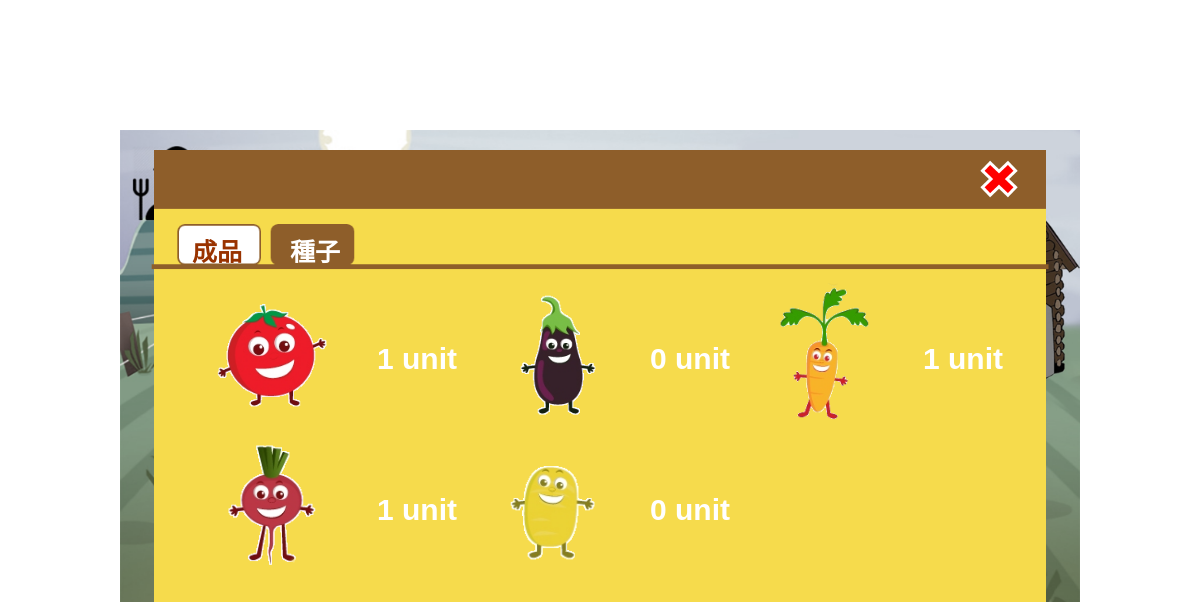
Page /2_warehouse_seed.php (signed in) on the earlier database version.
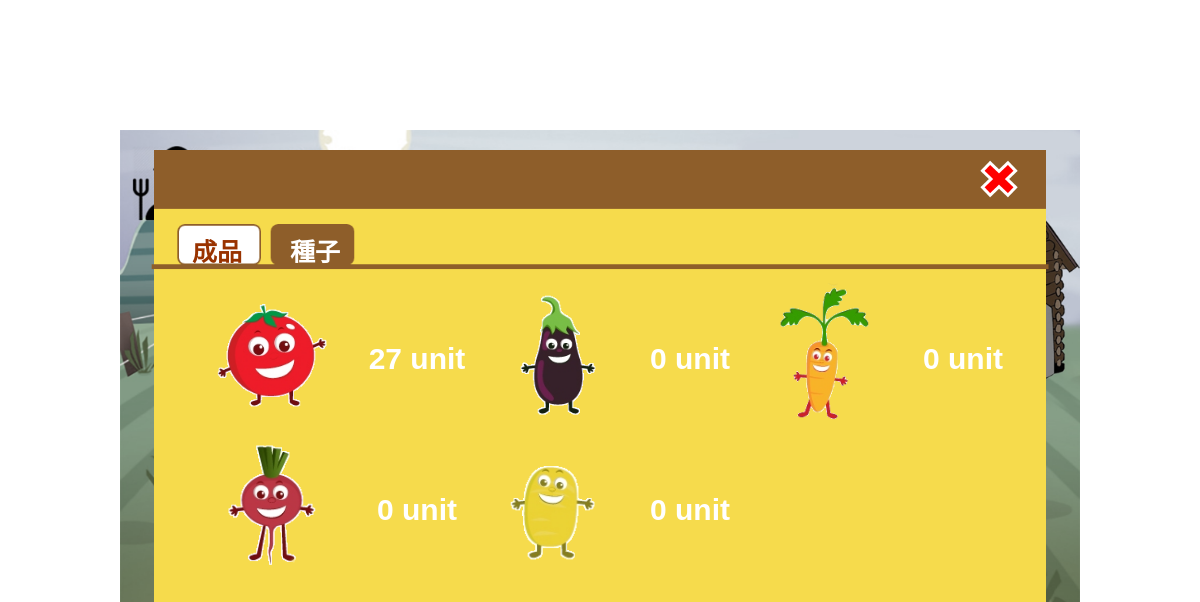
Same page on the later database version.
### tables this page shows
CREATE TABLE IF NOT EXISTS `warehouse` (
  `uid` varchar(15) NOT NULL,
  `sid` varchar(15) NOT NULL,
  `scount` int(11) NOT NULL,
  `pid` varchar(15) NOT NULL,
  `pcount` int(11) NOT NULL,
  `id` int(11) NOT NULL
);

### 2_warehouse_seed.php (the view, shortened to what this page needs)
<?php
include"config.php";
$id=$_SESSION['uid'];
?>
<!DOCTYPE html>
<html>
<head>
</head>
<body>
<div id="frame">
<a href="1_main.php"><img id="cancel" src="img\cancel.png" /></a>
<a href="2_warehouse.php"><p id="product">成品</p></a>
<a href="2_warehouse_seed.php"><p id="seed">種子</p></a>
<table id='list1' >
<tr><td><img src='img\tomato.png' width='115' height='110'></td>
<?php
	$sql = "select * from warehouse where uid ='$id' and pid = 'tomato' ;";
    $results=mysqli_query($conn,$sql);
	while (	$rs=mysqli_fetch_array($results)) {
		echo "<td width = 170px>",$rs['scount'] ," unit</td>" ;
	}
?>
<td><img src='img\eggplant.png' width='95' height='95'></td>
<?php
	$sql = "select * from warehouse where uid ='$id'and pid = 'eggplant' ;";
    $results=mysqli_query($conn,$sql);
	while (	$rs=mysqli_fetch_array($results)) {
		echo "<td width = 170px>",$rs['scount'] ," unit</td>" ;
	}
?>
<td><img src='img\carrot.png' width='95' height='95'></td>
<?php
	$sql = "select * from warehouse where uid ='$id' and pid = 'carrot' ;";
    $results=mysqli_query($conn,$sql);
	while (	$rs=mysqli_fetch_array($results)) {
		echo "<td width = 170px>",$rs['scount'] ," unit</td>" ;
	}
?>
<tr><td><img src='img\beetroot.png' width='95' height='95'></td>
<?php
	$sql = "select * from warehouse where uid ='$id' and pid = 'beetroot' ;";
    $results=mysqli_query($conn,$sql);
	while (	$rs=mysqli_fetch_array($results)) {
		echo "<td width = 170px>",$rs['scount'] ," unit</td>" ;
	}
?>
<td><img src='img\yellowbean.png' width='95' height='95'></td>
<?php
	$sql = "select * from warehouse where uid ='$id' and pid = 'yellowbean' ;";
    $results=mysqli_query($conn,$sql);
	while (	$rs=mysqli_fetch_array($results)) {
		echo "<td width = 170px>",$rs['scount'] ," unit</td>" ;
	}
?>
</table>
</div>
</body>
</html>

Differences in the rows shown:
changed warehouse (number 1 of 5 on the later page): scount "1" → "27"
changed warehouse (number 3 of 5 on the later page): scount "1" → "0"
changed warehouse (number 4 of 5 on the later page): scount "1" → "0"
